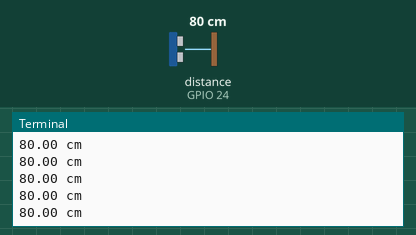
Recording of a program running on a simulated Raspberry Pi (BCM pin numbers). Parts: the last lines printed to the terminal. Inputs (shaded band) come from the test bench; at power-on: distance to the obstacle (sensor on GPIO 24) 80 cm. The echo pulse lasts 58.3 µs per cm.

Above: at 1.2 s.
1.3 s: distance to the obstacle (sensor on GPIO 24) set to 2 cm
At 1.6 s:
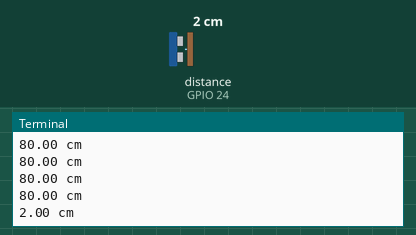
2.8 s: distance to the obstacle (sensor on GPIO 24) set to 4 cm
At 2.8 s:
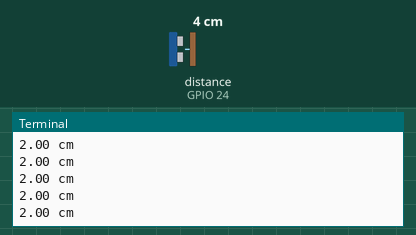
Timing chart, 0 to 5.8 s (numbered marks = the images above; inputs shaded):
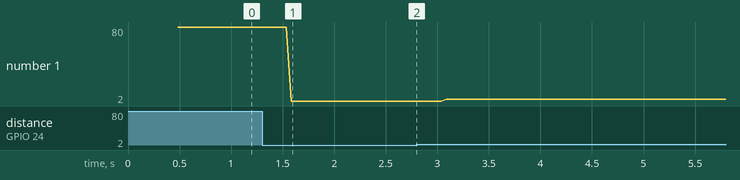

The program:

Ultra.py
```python
#!/usr/bin/python3
# File name   : Ultrasonic.py
# Description : Detection distance and tracking with ultrasonic
# Website     : www.adeept.com
# Author      : Adeept
# Date        : 2025/03/12

from gpiozero import DistanceSensor
from time import sleep

Tr = 23
Ec = 24
sensor = DistanceSensor(echo=Ec, trigger=Tr,max_distance=2) # Maximum detection distance 2m.

def checkdist():
    value = (sensor.distance) * 100  # Unit: cm
    return round(value, 2)

if __name__ == "__main__":
    while True:
        distance = checkdist()
        print("%.2f cm" %distance)
        sleep(0.05)
```

Measured:
- after the input at 1.3 s, the terminal: prints a new line after 0.28 s (image 1)
- plotted number 1: 80 → 2 after the input at 1.3 s, 2 → 4 after the input at 2.8 s
